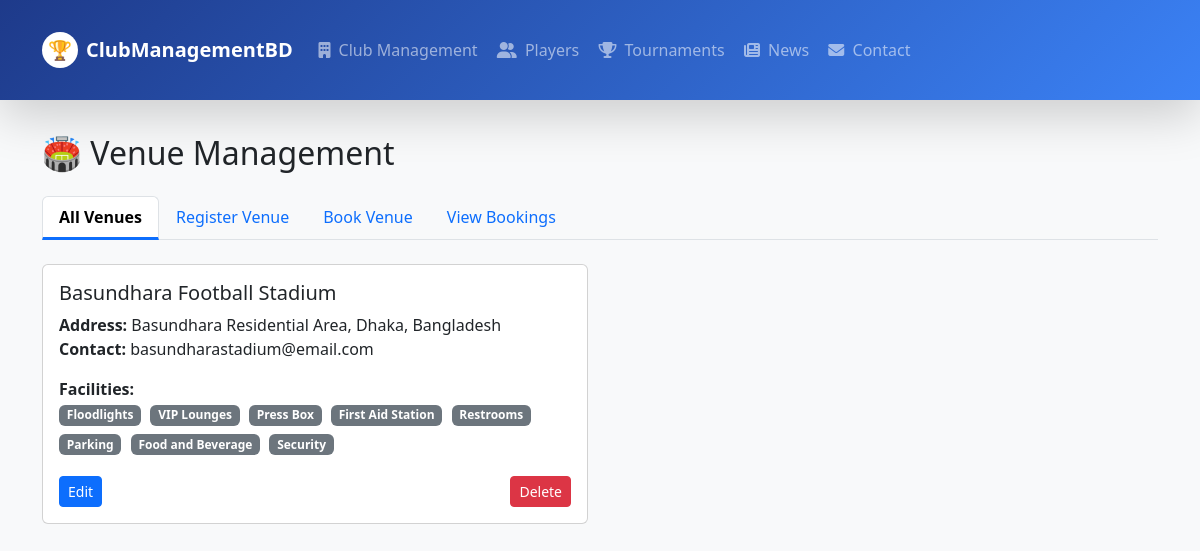
The page /venues.php on the database its author committed.
### tables this page shows
CREATE TABLE `Venue` (
  `Venue_id` int(11) NOT NULL,
  `Venue_name` varchar(100) DEFAULT NULL,
  `Venue_address` varchar(255) DEFAULT NULL,
  `Venue_contact_info` varchar(100) DEFAULT NULL,
  `Available_facilities` text DEFAULT NULL
);

### venues.php (the view, shortened to what this page needs)
<?php
include 'db_connect.php';
$venues = $conn->query("SELECT * FROM Venue ORDER BY Venue_name");
?>
<!DOCTYPE html>
<html>
<head>
    <link rel="stylesheet" href="https://cdn.jsdelivr.net/npm/bootstrap@5.3.0/dist/css/bootstrap.min.css">
</head>
<body class="p-4 bg-light">
<?php include 'navbar.php'; ?>
<div class="container">
    <h2 class="mb-4">🏟️ Venue Management</h2>
    <ul class="nav nav-tabs mb-4" id="venueTabs" role="tablist">
        <li class="nav-item" role="presentation">
            <button class="nav-link active" id="venues-tab" data-bs-toggle="tab" data-bs-target="#venues" type="button" role="tab">All Venues</button>
        </li>
        <li class="nav-item" role="presentation">
            <button class="nav-link" id="register-tab" data-bs-toggle="tab" data-bs-target="#register" type="button" role="tab"><?= isset($_GET['edit']) ? 'Edit Venue' : 'Register Venue' ?></button>
        </li>
        <li class="nav-item" role="presentation">
            <button class="nav-link" id="booking-tab" data-bs-toggle="tab" data-bs-target="#booking" type="button" role="tab">Book Venue</button>
        </li>
        <li class="nav-item" role="presentation">
            <button class="nav-link" id="bookings-tab" data-bs-toggle="tab" data-bs-target="#bookings" type="button" role="tab">View Bookings</button>
        </li>
    </ul>
    <div class="tab-content" id="venueTabsContent">
        <div class="tab-pane fade show active" id="venues" role="tabpanel">
            <div class="row">
                <?php while ($venue = $venues->fetch_assoc()): ?>
                    <div class="col-md-6 mb-4">
                        <div class="card venue-card h-100">
                            <div class="card-body">
                                <h5 class="card-title"><?= $venue['Venue_name'] ?></h5>
                                <p class="card-text">
                                    <strong>Address:</strong> <?= $venue['Venue_address'] ?><br>
                                    <strong>Contact:</strong> <?= $venue['Venue_contact_info'] ?>
                                </p>
                                <div class="mb-3">
                                    <strong>Facilities:</strong><br>
                                    <?php
                                    $facilities = explode(',', $venue['Available_facilities']);
                                    foreach ($facilities as $facility):
                                        if (!empty(trim($facility))): ?>
                                            <span class="badge facility-badge"><?= trim($facility) ?></span>
                                        <?php endif;
                                    endforeach; ?>
                                </div>
                                <div class="d-flex justify-content-between">
                                    <a href="?edit=<?= $venue['Venue_id'] ?>" class="btn btn-sm btn-primary">Edit</a>
                                    <a href="?delete=<?= $venue['Venue_id'] ?>" class="btn btn-sm btn-danger" onclick="return confirm('Are you sure you want to delete this venue?')">Delete</a>
                                </div>
                            </div>
                        </div>
                    </div>
                <?php endwhile; ?>
            </div>
        </div>
    </div>
</div>
</body>
</html>

### venues.php (style rules this page uses)
.venue-card { transition: all 0.2s; }
.nav-tabs .nav-link.active { font-weight: bold; border-bottom: 3px solid #0d6efd; }
.facility-badge { background-color: #6c757d; margin-right: 5px; margin-bottom: 5px; }

### navbar.php (style rules this page uses)
:root { --navbar-height: 100px; --primary-dark: #1e3a8a; --primary-light: #3b82f6; --accent-color: #0ea5e9; --hover-bg: rgba(255, 255, 255, 0.15); }
h1, h2, h3, .page-title { margin-top: var(--navbar-height); padding-top: 10px; }

### rows shown on the page
venue: Venue_name "Basundhara Football Stadium", Venue_address "Basundhara Residential Area, Dhaka, Bangladesh", Venue_contact_info "basundharastadium@email.com", Available_facilities "Floodlights", Available_facilities "VIP Lounges", Available_facilities "Press Box", Available_facilities "First Aid Station", Available_facilities "Restrooms", Available_facilities "Parking", Available_facilities "Food and Beverage", Available_facilities "Security"
